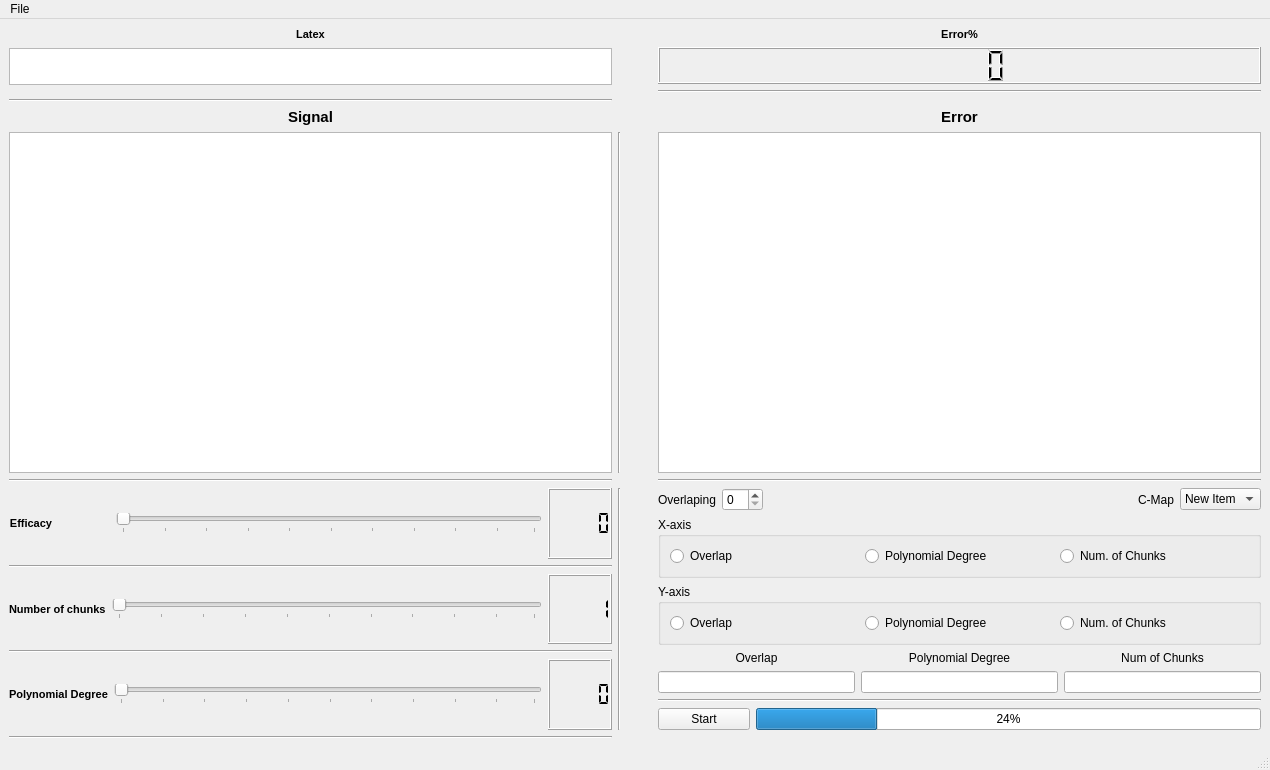
<?xml version="1.0" encoding="UTF-8"?>
<ui version="4.0">
 <class>MainWindow</class>
 <widget class="QMainWindow" name="MainWindow">
  <property name="geometry">
   <rect>
    <x>0</x>
    <y>0</y>
    <width>1270</width>
    <height>770</height>
   </rect>
  </property>
  <property name="maximumSize">
   <size>
    <width>16777215</width>
    <height>16777215</height>
   </size>
  </property>
  <property name="windowTitle">
   <string>MainWindow</string>
  </property>
  <widget class="QWidget" name="centralwidget">
   <layout class="QGridLayout" name="gridLayout_5">
    <item row="0" column="0">
     <layout class="QGridLayout" name="gridLayout">
      <item row="5" column="0">
       <layout class="QVBoxLayout" name="verticalLayout">
        <item>
         <widget class="PlotWidget" name="Signal_graphicsView_2"/>
        </item>
       </layout>
      </item>
      <item row="7" column="1">
       <widget class="Line" name="line_8">
        <property name="orientation">
         <enum>Qt::Vertical</enum>
        </property>
       </widget>
      </item>
      <item row="7" column="0">
       <layout class="QVBoxLayout" name="verticalLayout_2">
        <item>
         <layout class="QHBoxLayout" name="EfficacyLayout">
          <item>
           <widget class="QLabel" name="Efficacy_label">
            <property name="font">
             <font>
              <pointsize>8</pointsize>
              <weight>75</weight>
              <bold>true</bold>
             </font>
            </property>
            <property name="whatsThis">
             <string notr="true"/>
            </property>
            <property name="text">
             <string>Efficacy</string>
            </property>
            <property name="alignment">
             <set>Qt::AlignCenter</set>
            </property>
           </widget>
          </item>
          <item>
           <spacer name="horizontalSpacer_2">
            <property name="orientation">
             <enum>Qt::Horizontal</enum>
            </property>
            <property name="sizeType">
             <enum>QSizePolicy::Minimum</enum>
            </property>
            <property name="sizeHint" stdset="0">
             <size>
              <width>57</width>
              <height>20</height>
             </size>
            </property>
           </spacer>
          </item>
          <item>
           <widget class="QSlider" name="Efficacy_Slider">
            <property name="orientation">
             <enum>Qt::Horizontal</enum>
            </property>
            <property name="tickPosition">
             <enum>QSlider::TicksBelow</enum>
            </property>
            <property name="tickInterval">
             <number>10</number>
            </property>
           </widget>
          </item>
          <item>
           <widget class="QLCDNumber" name="Efficacy_lcdNumber">
            <property name="font">
             <font>
              <pointsize>8</pointsize>
              <weight>75</weight>
              <bold>true</bold>
             </font>
            </property>
            <property name="segmentStyle">
             <enum>QLCDNumber::Flat</enum>
            </property>
           </widget>
          </item>
         </layout>
        </item>
        <item>
         <widget class="Line" name="line">
          <property name="orientation">
           <enum>Qt::Horizontal</enum>
          </property>
         </widget>
        </item>
        <item>
         <layout class="QHBoxLayout" name="Chunk_Num_Layout">
          <item>
           <widget class="QLabel" name="Chunks_Num_label">
            <property name="font">
             <font>
              <pointsize>8</pointsize>
              <weight>75</weight>
              <bold>true</bold>
             </font>
            </property>
            <property name="text">
             <string>Number of chunks</string>
            </property>
           </widget>
          </item>
          <item>
           <widget class="QSlider" name="Chunks_Num_Slider">
            <property name="minimum">
             <number>1</number>
            </property>
            <property name="maximum">
             <number>100</number>
            </property>
            <property name="orientation">
             <enum>Qt::Horizontal</enum>
            </property>
            <property name="tickPosition">
             <enum>QSlider::TicksBelow</enum>
            </property>
            <property name="tickInterval">
             <number>10</number>
            </property>
           </widget>
          </item>
          <item>
           <widget class="QLCDNumber" name="Chunks_lcdNumber">
            <property name="segmentStyle">
             <enum>QLCDNumber::Flat</enum>
            </property>
            <property name="intValue" stdset="0">
             <number>1</number>
            </property>
           </widget>
          </item>
         </layout>
        </item>
        <item>
         <widget class="Line" name="line_2">
          <property name="orientation">
           <enum>Qt::Horizontal</enum>
          </property>
         </widget>
        </item>
        <item>
         <layout class="QHBoxLayout" name="Poly_Layout">
          <item>
           <widget class="QLabel" name="Polynomial_Degree_label">
            <property name="font">
             <font>
              <pointsize>8</pointsize>
              <weight>75</weight>
              <bold>true</bold>
             </font>
            </property>
            <property name="text">
             <string>Polynomial Degree</string>
            </property>
           </widget>
          </item>
          <item>
           <widget class="QSlider" name="Polynomial_Degree_Slider">
            <property name="minimum">
             <number>0</number>
            </property>
            <property name="maximum">
             <number>99</number>
            </property>
            <property name="orientation">
             <enum>Qt::Horizontal</enum>
            </property>
            <property name="tickPosition">
             <enum>QSlider::TicksBelow</enum>
            </property>
            <property name="tickInterval">
             <number>10</number>
            </property>
           </widget>
          </item>
          <item>
           <widget class="QLCDNumber" name="Polynomial_Degree_lcdNumber">
            <property name="segmentStyle">
             <enum>QLCDNumber::Flat</enum>
            </property>
            <property name="intValue" stdset="0">
             <number>0</number>
            </property>
           </widget>
          </item>
         </layout>
        </item>
       </layout>
      </item>
      <item row="4" column="0">
       <widget class="QLabel" name="Signal_label">
        <property name="font">
         <font>
          <pointsize>11</pointsize>
          <weight>75</weight>
          <bold>true</bold>
         </font>
        </property>
        <property name="text">
         <string>Signal</string>
        </property>
        <property name="alignment">
         <set>Qt::AlignCenter</set>
        </property>
       </widget>
      </item>
      <item row="6" column="0">
       <widget class="Line" name="line_5">
        <property name="orientation">
         <enum>Qt::Horizontal</enum>
        </property>
       </widget>
      </item>
      <item row="5" column="2">
       <spacer name="horizontalSpacer_3">
        <property name="orientation">
         <enum>Qt::Horizontal</enum>
        </property>
        <property name="sizeType">
         <enum>QSizePolicy::Minimum</enum>
        </property>
        <property name="sizeHint" stdset="0">
         <size>
          <width>25</width>
          <height>20</height>
         </size>
        </property>
       </spacer>
      </item>
      <item row="5" column="1">
       <widget class="Line" name="line_7">
        <property name="orientation">
         <enum>Qt::Vertical</enum>
        </property>
       </widget>
      </item>
      <item row="7" column="4">
       <layout class="QVBoxLayout" name="verticalLayout_3">
        <item>
         <layout class="QHBoxLayout" name="horizontalLayout_5">
          <item>
           <layout class="QHBoxLayout" name="horizontalLayout_6">
            <item>
             <widget class="QLabel" name="Overlaping_label">
              <property name="text">
               <string>Overlaping</string>
              </property>
             </widget>
            </item>
            <item>
             <widget class="QSpinBox" name="Overlaping_spinBox"/>
            </item>
           </layout>
          </item>
          <item>
           <spacer name="horizontalSpacer">
            <property name="orientation">
             <enum>Qt::Horizontal</enum>
            </property>
            <property name="sizeType">
             <enum>QSizePolicy::Expanding</enum>
            </property>
            <property name="sizeHint" stdset="0">
             <size>
              <width>40</width>
              <height>20</height>
             </size>
            </property>
           </spacer>
          </item>
          <item>
           <widget class="QLabel" name="CMap_label">
            <property name="text">
             <string>C-Map</string>
            </property>
           </widget>
          </item>
          <item>
           <widget class="QComboBox" name="CMap_comboBox">
            <item>
             <property name="text">
              <string>New Item</string>
             </property>
            </item>
            <item>
             <property name="text">
              <string>New Item</string>
             </property>
            </item>
            <item>
             <property name="text">
              <string>New Item</string>
             </property>
            </item>
            <item>
             <property name="text">
              <string>New Item</string>
             </property>
            </item>
           </widget>
          </item>
         </layout>
        </item>
        <item>
         <layout class="QGridLayout" name="gridLayout_4">
          <item row="0" column="0">
           <widget class="QGroupBox" name="Xaxis_groupBox">
            <property name="title">
             <string>X-axis</string>
            </property>
            <layout class="QGridLayout" name="gridLayout_2">
             <item row="0" column="1">
              <widget class="QRadioButton" name="Xaxis_Polynomial_radioButton">
               <property name="text">
                <string>Polynomial Degree</string>
               </property>
              </widget>
             </item>
             <item row="0" column="2">
              <widget class="QRadioButton" name="Xaxis_NumofChunks_radioButton">
               <property name="text">
                <string>Num. of Chunks</string>
               </property>
              </widget>
             </item>
             <item row="0" column="0">
              <widget class="QRadioButton" name="Xaxis_Overlap_radioButton">
               <property name="text">
                <string>Overlap</string>
               </property>
              </widget>
             </item>
            </layout>
           </widget>
          </item>
          <item row="1" column="0">
           <widget class="QGroupBox" name="Yaxis_groupBox">
            <property name="title">
             <string>Y-axis</string>
            </property>
            <layout class="QGridLayout" name="gridLayout_3">
             <item row="0" column="0">
              <widget class="QRadioButton" name="Yaxis_Overlap_radioButton">
               <property name="text">
                <string>Overlap</string>
               </property>
              </widget>
             </item>
             <item row="0" column="2">
              <widget class="QRadioButton" name="Yaxis_NumofChunks_radioButton">
               <property name="text">
                <string>Num. of Chunks</string>
               </property>
              </widget>
             </item>
             <item row="0" column="1">
              <widget class="QRadioButton" name="Yaxis_Polynomial_radioButton">
               <property name="text">
                <string>Polynomial Degree</string>
               </property>
              </widget>
             </item>
            </layout>
           </widget>
          </item>
         </layout>
        </item>
        <item>
         <layout class="QHBoxLayout" name="horizontalLayout">
          <item>
           <layout class="QVBoxLayout" name="verticalLayout_4">
            <item>
             <widget class="QLabel" name="Overlap_LineEdit_label">
              <property name="text">
               <string>Overlap</string>
              </property>
              <property name="alignment">
               <set>Qt::AlignCenter</set>
              </property>
             </widget>
            </item>
            <item>
             <widget class="QLineEdit" name="Overlap_lineEdit"/>
            </item>
           </layout>
          </item>
          <item>
           <layout class="QVBoxLayout" name="verticalLayout_5">
            <item>
             <widget class="QLabel" name="PolynomialDegree_LineEdit_label">
              <property name="text">
               <string>Polynomial Degree</string>
              </property>
              <property name="alignment">
               <set>Qt::AlignCenter</set>
              </property>
             </widget>
            </item>
            <item>
             <widget class="QLineEdit" name="PolynomiaDegreelineEdit"/>
            </item>
           </layout>
          </item>
          <item>
           <layout class="QVBoxLayout" name="verticalLayout_6">
            <item>
             <widget class="QLabel" name="NumofChunks_lineEdit_label">
              <property name="text">
               <string>Num of Chunks</string>
              </property>
              <property name="alignment">
               <set>Qt::AlignCenter</set>
              </property>
             </widget>
            </item>
            <item>
             <widget class="QLineEdit" name="NumofChunks_lineEdit"/>
            </item>
           </layout>
          </item>
         </layout>
        </item>
        <item>
         <widget class="Line" name="line_9">
          <property name="orientation">
           <enum>Qt::Horizontal</enum>
          </property>
         </widget>
        </item>
        <item>
         <layout class="QHBoxLayout" name="horizontalLayout_4">
          <item>
           <widget class="QPushButton" name="Start_pushButton">
            <property name="sizePolicy">
             <sizepolicy hsizetype="Maximum" vsizetype="Maximum">
              <horstretch>0</horstretch>
              <verstretch>0</verstretch>
             </sizepolicy>
            </property>
            <property name="minimumSize">
             <size>
              <width>92</width>
              <height>0</height>
             </size>
            </property>
            <property name="sizeIncrement">
             <size>
              <width>78</width>
              <height>0</height>
             </size>
            </property>
            <property name="text">
             <string>Start</string>
            </property>
           </widget>
          </item>
          <item>
           <widget class="QProgressBar" name="progressBar">
            <property name="value">
             <number>24</number>
            </property>
           </widget>
          </item>
         </layout>
        </item>
       </layout>
      </item>
      <item row="0" column="4">
       <widget class="QLabel" name="ErrorLcd_label">
        <property name="font">
         <font>
          <pointsize>8</pointsize>
          <weight>75</weight>
          <bold>true</bold>
         </font>
        </property>
        <property name="text">
         <string>Error%</string>
        </property>
        <property name="alignment">
         <set>Qt::AlignCenter</set>
        </property>
       </widget>
      </item>
      <item row="4" column="4">
       <widget class="QLabel" name="Error_label">
        <property name="font">
         <font>
          <pointsize>11</pointsize>
          <weight>75</weight>
          <bold>true</bold>
         </font>
        </property>
        <property name="text">
         <string>Error</string>
        </property>
        <property name="alignment">
         <set>Qt::AlignCenter</set>
        </property>
       </widget>
      </item>
      <item row="5" column="4">
       <widget class="plt" name="Error_graphicsView"/>
      </item>
      <item row="0" column="0">
       <widget class="QLabel" name="Latex_label">
        <property name="font">
         <font>
          <pointsize>8</pointsize>
          <weight>75</weight>
          <bold>true</bold>
         </font>
        </property>
        <property name="text">
         <string>Latex</string>
        </property>
        <property name="alignment">
         <set>Qt::AlignCenter</set>
        </property>
        <property name="margin">
         <number>1</number>
        </property>
       </widget>
      </item>
      <item row="1" column="4">
       <widget class="QLCDNumber" name="Error_lcdNumber"/>
      </item>
      <item row="5" column="3">
       <widget class="Line" name="line_4">
        <property name="orientation">
         <enum>Qt::Horizontal</enum>
        </property>
       </widget>
      </item>
      <item row="7" column="2">
       <spacer name="horizontalSpacer_4">
        <property name="orientation">
         <enum>Qt::Horizontal</enum>
        </property>
        <property name="sizeType">
         <enum>QSizePolicy::Minimum</enum>
        </property>
        <property name="sizeHint" stdset="0">
         <size>
          <width>25</width>
          <height>20</height>
         </size>
        </property>
       </spacer>
      </item>
      <item row="8" column="0">
       <widget class="Line" name="line_3">
        <property name="orientation">
         <enum>Qt::Horizontal</enum>
        </property>
       </widget>
      </item>
      <item row="6" column="4">
       <widget class="Line" name="line_6">
        <property name="orientation">
         <enum>Qt::Horizontal</enum>
        </property>
       </widget>
      </item>
      <item row="3" column="0">
       <widget class="Line" name="line_10">
        <property name="orientation">
         <enum>Qt::Horizontal</enum>
        </property>
       </widget>
      </item>
      <item row="1" column="0">
       <widget class="QTextBrowser" name="Polynomial_textBrowser">
        <property name="sizePolicy">
         <sizepolicy hsizetype="Minimum" vsizetype="Minimum">
          <horstretch>0</horstretch>
          <verstretch>0</verstretch>
         </sizepolicy>
        </property>
        <property name="minimumSize">
         <size>
          <width>0</width>
          <height>37</height>
         </size>
        </property>
        <property name="maximumSize">
         <size>
          <width>16777215</width>
          <height>35</height>
         </size>
        </property>
       </widget>
      </item>
      <item row="2" column="4">
       <widget class="Line" name="line_11">
        <property name="orientation">
         <enum>Qt::Horizontal</enum>
        </property>
       </widget>
      </item>
     </layout>
    </item>
   </layout>
  </widget>
  <widget class="QMenuBar" name="menubar">
   <property name="geometry">
    <rect>
     <x>0</x>
     <y>0</y>
     <width>1270</width>
     <height>26</height>
    </rect>
   </property>
   <widget class="QMenu" name="menuFile">
    <property name="title">
     <string>File</string>
    </property>
    <addaction name="separator"/>
    <addaction name="actionOpen"/>
   </widget>
   <addaction name="menuFile"/>
  </widget>
  <widget class="QStatusBar" name="statusbar"/>
  <action name="actionOpen">
   <property name="text">
    <string>Open</string>
   </property>
  </action>
 </widget>
 <customwidgets>
  <customwidget>
   <class>PlotWidget</class>
   <extends>QGraphicsView</extends>
   <header>pyqtgraph.h</header>
  </customwidget>
  <customwidget>
   <class>plt</class>
   <extends>QGraphicsView</extends>
   <header location="global">matplotlib.h</header>
  </customwidget>
 </customwidgets>
 <resources/>
 <connections/>
</ui>
